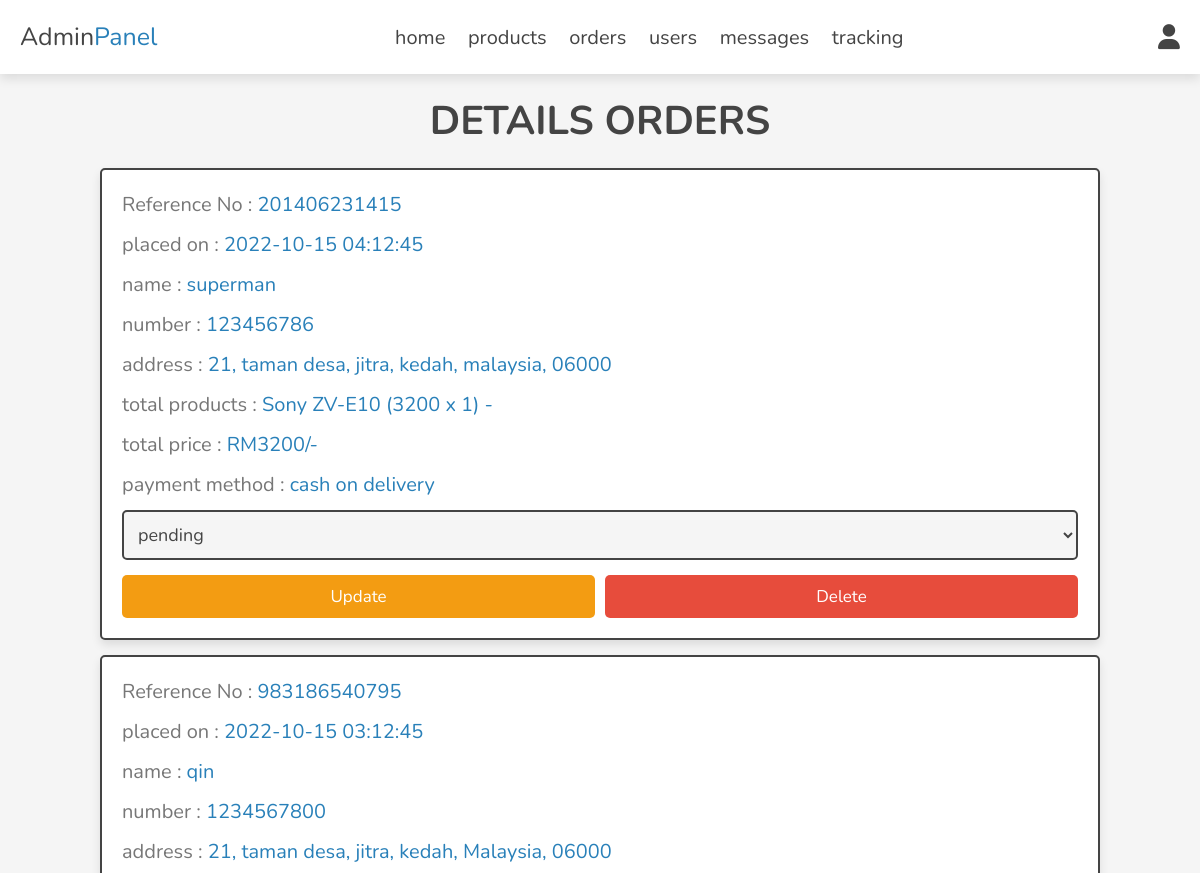
Before: /admin/view_order.php (signed in, upper part) with the older database file.
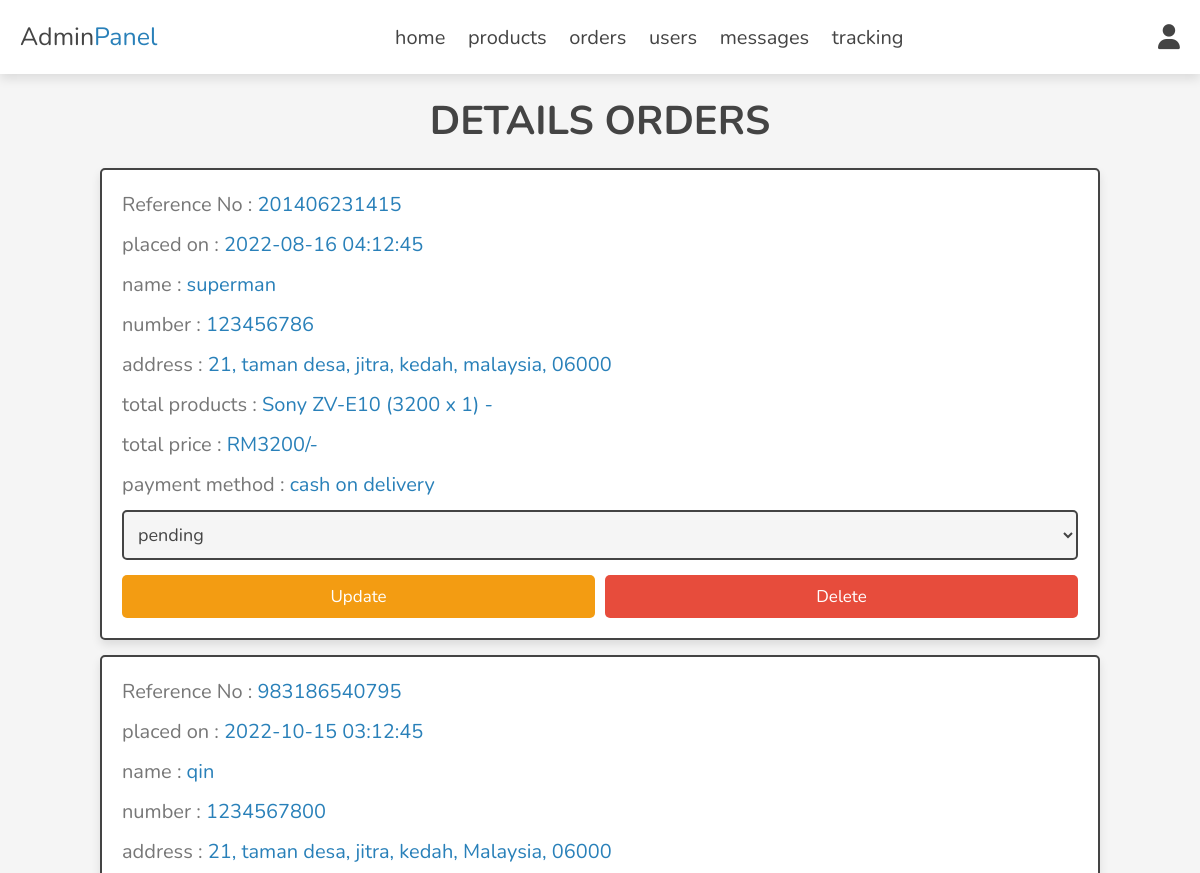
After: the same page with the newer database file.
### tables this page shows
CREATE TABLE `orders` (
  `id` int(100) NOT NULL,
  `reference_number` varchar(100) NOT NULL,
  `user_id` int(100) NOT NULL,
  `name` varchar(20) NOT NULL,
  `number` varchar(10) NOT NULL,
  `email` varchar(50) NOT NULL,
  `method` varchar(50) NOT NULL,
  `address` varchar(500) NOT NULL,
  `total_products` varchar(1000) NOT NULL,
  `total_price` int(100) NOT NULL,
  `placed_on` timestamp NOT NULL DEFAULT current_timestamp(),
  `status` varchar(20) NOT NULL DEFAULT '2',
  `s_status` int(15) NOT NULL DEFAULT 0
);

### admin/view_order.php (the view, shortened to what this page needs)
<?php
include '../components/connect.php';
?>
<!DOCTYPE html>
<html lang="en">
<head>
   <link rel="stylesheet" href="https://cdnjs.cloudflare.com/ajax/libs/font-awesome/6.1.1/css/all.min.css">
   <link rel="stylesheet" href="../css/admin_style.css">
</head>
<body>
<?php include '../components/admin_header.php'; ?>
<section class="orders">
<h1 class="heading">Details orders</h1>
<div class="box-container">
   <?php
      $order_id = $_GET['order_id'];
      $select_orders = $conn->prepare("SELECT * FROM `orders` WHERE id LIKE '%{$order_id}%' ");
      $select_orders->execute();
      if($select_orders->rowCount() > 0){
         while($fetch_orders = $select_orders->fetch(PDO::FETCH_ASSOC)){
   ?>
   <div class="box">
      <p> Reference No : <span><?= $fetch_orders['reference_number']; ?></span> </p>
      <p> placed on : <span><?= $fetch_orders['placed_on']; ?></span> </p>
      <p> name : <span><?= $fetch_orders['name']; ?></span> </p>
      <p> number : <span><?= $fetch_orders['number']; ?></span> </p>
      <p> address : <span><?= $fetch_orders['address']; ?></span> </p>
      <p> total products : <span><?= $fetch_orders['total_products']; ?></span> </p>
      <p> total price : <span>RM<?= $fetch_orders['total_price']; ?>/-</span> </p>
      <p> payment method : <span><?= $fetch_orders['method']; ?></span> </p>
      <form action="" method="post">
         <select name="status" class="select">
            <option selected disabled><?php if($fetch_orders['status'] == 1){echo "Done";}else{echo "pending";}  ?></option>
         </select>
        <div class="flex-btn">
         <input type="submit" value="update" class="option-btn" name="update_payment">
         <a href="placed_orders.php?delete=<?= $fetch_orders['id']; ?>" class="delete-btn" onclick="return confirm('delete this order?');">delete</a>
        </div>
      </form>
   </div>
   <?php
         }
      }else{
         echo '<p class="empty">order not found!!!</p>';
      }
   ?>
</div>
</section>
</body>
</html>

Changed rows visible on the page:
changed orders "superman": placed_on "2022-10-15 04:12:45" → "2022-08-16 04:12:45"
